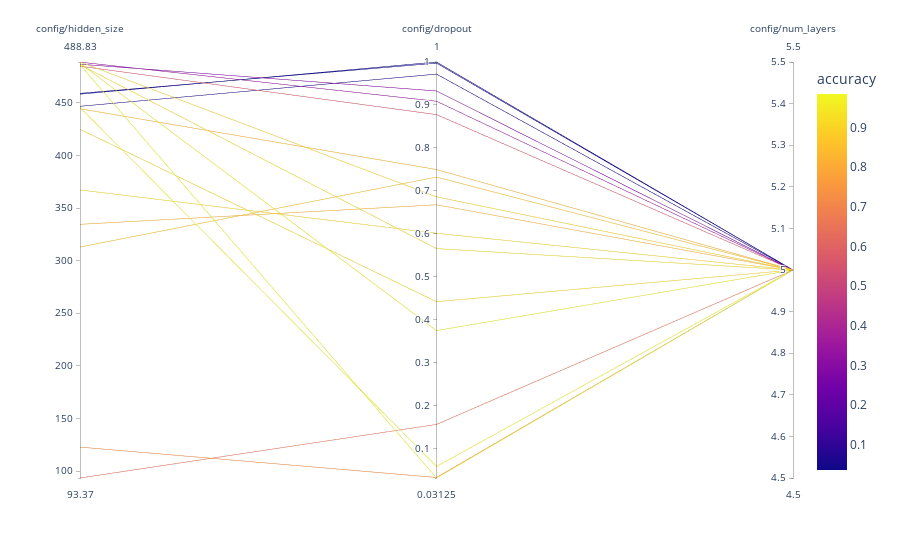

Notebook code for this chart:
### Markdown cell above
<font color='green'>

**Code modified**
</font>

### Code cell
p["accuracy"] = p["accuracy"]*1
px.parallel_coordinates(p.reset_index(drop=True), color="accuracy")

### Figure 1 — Plotly figure (JSON) as saved in the notebook; plotly's stock layout.template omitted (floating-point values rounded to 4 significant figures)
{"data": [{"dimensions": [{"label": "config/hidden_size", "values": [458.3, 459.0, 446.7, 486.7, 488.7, 484.9, 93.37, 122.8, 334.5, 444.4, 312.9, 488.8, 424.9, 367.2, 486.2, 487.6, 445.6, 486.3]}, {"label": "config/dropout", "values": [1.0, 0.9974, 0.9718, 0.9325, 0.9086, 0.8775, 0.156, 0.03247, 0.6675, 0.7496, 0.732, 0.686, 0.4418, 0.6011, 0.5654, 0.3745, 0.05808, 0.03125]}, {"label": "config/num_layers", "values": [5, 5, 5, 5, 5, 5, 5, 5, 5, 5, 5, 5, 5, 5, 5, 5, 5, 5]}], "domain": {"x": [0, 1], "y": [0, 1]}, "line": {"color": [0.03594, 0.04219, 0.05937, 0.2844, 0.3344, 0.5625, 0.6484, 0.7281, 0.8266, 0.8297, 0.8672, 0.9062, 0.9172, 0.9187, 0.9281, 0.9609, 0.9766, 0.9844], "coloraxis": "coloraxis"}, "name": "", "type": "parcoords"}], "layout": {"coloraxis": {"colorbar": {"title": {"text": "accuracy"}}, "colorscale": [[0, "#0d0887"], [0.1111, "#46039f"], [0.2222, "#7201a8"], [0.3333, "#9c179e"], [0.4444, "#bd3786"], [0.5556, "#d8576b"], [0.6667, "#ed7953"], [0.7778, "#fb9f3a"], [0.8889, "#fdca26"], [1, "#f0f921"]]}, "legend": {"tracegroupgap": 0}, "margin": {"t": 60}}}
